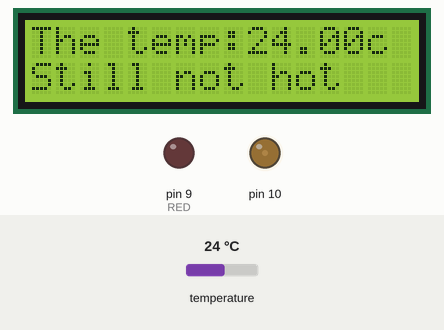
This sketch was run on a simulated Arduino Uno, built with avr-gcc and run on an emulated ATmega328P. Parts: 16×2 character LCD, output pins drawn as LEDs (lit = HIGH). Inputs (shaded band) come from the test bench; at power-on: temperature 24 °C. Pins used as bus, display or sensor lines are not drawn; what the sketch prints to the serial monitor is not drawn.

Above: at 1.2 s.
1.3 s: temperature set to 33 °C
At 2.6 s:
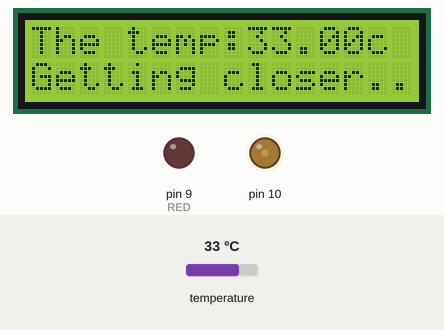
3.5 s: temperature set to 41 °C
At 5.5 s:
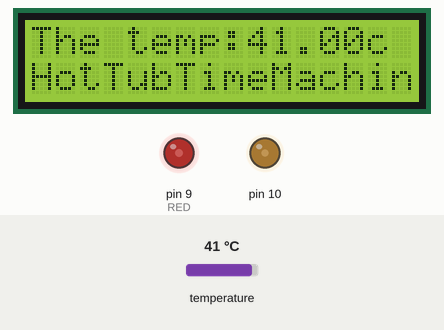
5.8 s: temperature set to 39 °C
At 7.6 s:
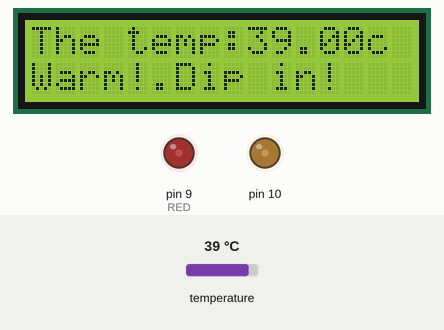
8.1 s: temperature set to 12 °C
At 9.5 s:
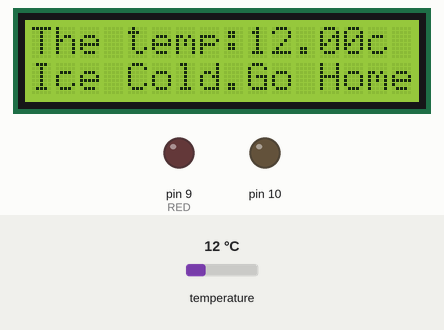
10.5 s: temperature set to 19.4 °C
At 12.5 s:
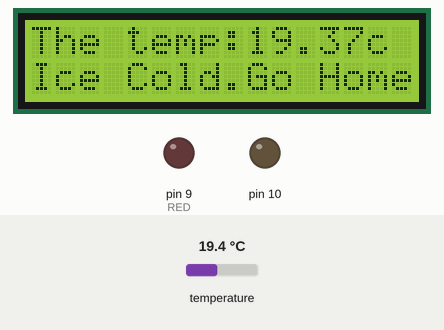
12.8 s: temperature set to 20.9 °C
At 14.5 s:
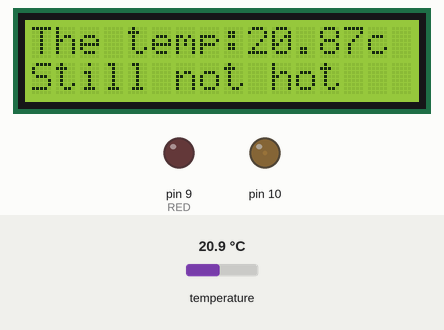
Timing chart, 0 to 16.0 s (numbered marks = the images above; inputs shaded):
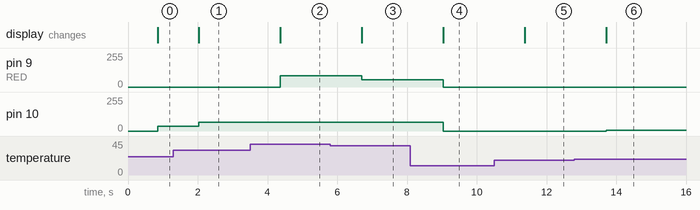

Measured:
- the behaviour switches between 20.1 and 20.2 °C on temperature (found by bisection; images 5 and 6)
- after the input at 1.3 s, pin 10: 35/255 → 66/255 after 0.72 s; the display: changes after 0.72 s (image 1)
- after the input at 3.5 s, pin 9 (RED): 0/255 → 84/255 after 0.86 s; the display: changes after 0.86 s (image 2)
- after the input at 5.8 s, pin 9 (RED): 84/255 → 56/255 after 0.90 s; the display: changes after 0.90 s (image 3)
- after the input at 8.1 s, pin 9 (RED): 56/255 → 0/255 after 0.93 s; pin 10: 66/255 → 0/255 after 0.93 s; the display: changes after 0.93 s (image 4)
- after the input at 10.5 s, the display: changes after 0.87 s (image 5)
- after the input at 12.8 s, pin 10: 0/255 → 7/255 after 0.91 s; the display: changes after 0.91 s (image 6)

The sketch:

TempreatureTest.ino
```cpp
// Temperature sensor
#include <OneWire.h>
#include <DallasTemperature.h>

// Data wire is plugged into pin 7 on the Arduino
#define ONE_WIRE_BUS 7

// Setup a oneWire instance to communicate with any OneWire devices
// (not just Maxim/Dallas temperature ICs)
OneWire oneWire(ONE_WIRE_BUS);

// Pass our oneWire reference to Dallas Temperature.
DallasTemperature sensors(&oneWire);

// led screen
#include <LiquidCrystal.h>
LiquidCrystal lcd(12,11,5,4,3,2);
const int switchPin = 6;
int switchState = 0;
int prevSwitchState = 0;
int reply;
float currentTemperature = 0.0;

// Led Strip control
#define MIN_TEMP 20
#define MAX_TEMP 50
// don't futz with these, illicit sums later
#define RED       9// pin for red LED
#define GREEN    8 // pin for green - never explicitly referenced
#define BLUE     10 // pin for blue - never explicitly referenced
#define SIZE    255
#define DELAY    0
#define HUE_MAX  6.0
#define HUE_DELTA 0.01

//long deltas[3] = { 5, 6, 7 };
long rgb[3];
long rgbval;
// for reasons unknown, if value !=0, the LED doesn't light. Hmm ...
// and saturation seems to be inverted
float hue=0.0, saturation=1, value=1;

long bright[3] = { 107, 67, 256};
//long bright[3] = { 256, 256, 256};

long k, temp_value;


void setup() {
  // put your setup code here, to run once:
  Serial.begin(9600);


  // lcd
  lcd.begin(16,2);
  pinMode(switchPin,INPUT);
  lcd.print(currentTemperature);

    // Start up the library
  sensors.begin();

 //Led
   randomSeed(analogRead(4));
  for (k=0; k<3; k++) {
    pinMode(RED + k, OUTPUT);
    rgb[k]=0;
    analogWrite(RED + k, rgb[k] * bright[k]/256);
  }

}

void loop() {

 sensors.requestTemperatures(); // Send the command to get temperatures
 float temperature = sensors.getTempCByIndex(0);
  Serial.print("Temperature for Device 1 is: ");
  Serial.print(temperature);
  Serial.println();

  if(currentTemperature!=temperature){
    // teprature has changed - need to update
    currentTemperature = temperature;
    lcd.clear();
    lcd.setCursor(0,0);
    lcd.print("The temp:");
    lcd.print(currentTemperature);
    lcd.print("c");
    lcd.setCursor(0,1);
    if(currentTemperature < 20.0){
      lcd.print("Ice Cold.Go Home!");
    }
     else if(currentTemperature < 32.0){
      lcd.print("Still not hot");
    }
    else if(currentTemperature < 35.0){
      lcd.print("Getting closer..");
    }
    else if(currentTemperature < 40.0){
      lcd.print("Warm!.Dip in!");
    }
    else if(currentTemperature < 45.0){
      lcd.print("HotTubTimeMachine!");
    }
    else if(currentTemperature > 45.0){
      lcd.print("Too Hot!!!!");
    }

    // Dealing with Led Strip
      float temperatureForLed = constrain(currentTemperature, MIN_TEMP, MAX_TEMP);

  float deltaTemp = (MAX_TEMP - MIN_TEMP);
  float deltaHue = 4 - 0;
  hue = map((temperatureForLed - MIN_TEMP) * 100, 0, deltaTemp * 100, deltaHue * 100, 0) / 100.0;

  //Serial << "Temperature: " << temperature << endl;
  //Serial << "HUE: " << hue << endl;

  rgbval=HSV_to_RGB(hue, saturation, value);
  rgb[0] = (rgbval & 0x00FF0000) >> 16; // there must be better ways
  rgb[1] = (rgbval & 0x0000FF00) >> 8;
  rgb[2] = rgbval & 0x000000FF;
  for (k=0; k<3; k++) { // for all three colours
    analogWrite(RED + k, rgb[k] * bright[k]/256);
  }
  }


  delay(400);

}

long HSV_to_RGB( float h, float s, float v ) {
  /* modified from Alvy Ray Smith's site: http://www.alvyray.com/Papers/hsv2rgb.htm */
  // H is given on [0, 6]. S and V are given on [0, 1].
  // RGB is returned as a 24-bit long #rrggbb
  int i;
  float m, n, f;

  // not very elegant way of dealing with out of range: return black
  if ((s<0.0) || (s>1.0) || (v<1.0) || (v>1.0)) {
    return 0L;
  }

  if ((h < 0.0) || (h > 6.0)) {
    return long( v * 255 ) + long( v * 255 ) * 256 + long( v * 255 ) * 65536;
  }
  i = floor(h);
  f = h - i;
  if ( !(i&1) ) {
    f = 1 - f; // if i is even
  }
  m = v * (1 - s);
  n = v * (1 - s * f);
  switch (i) {
  case 6:
  case 0:
    return long(v * 255 ) * 65536 + long( n * 255 ) * 256 + long( m * 255);
  case 1:
    return long(n * 255 ) * 65536 + long( v * 255 ) * 256 + long( m * 255);
  case 2:
    return long(m * 255 ) * 65536 + long( v * 255 ) * 256 + long( n * 255);
  case 3:
    return long(m * 255 ) * 65536 + long( n * 255 ) * 256 + long( v * 255);
  case 4:
    return long(n * 255 ) * 65536 + long( m * 255 ) * 256 + long( v * 255);
  case 5:
    return long(v * 255 ) * 65536 + long( m * 255 ) * 256 + long( n * 255);
  }
}
```
